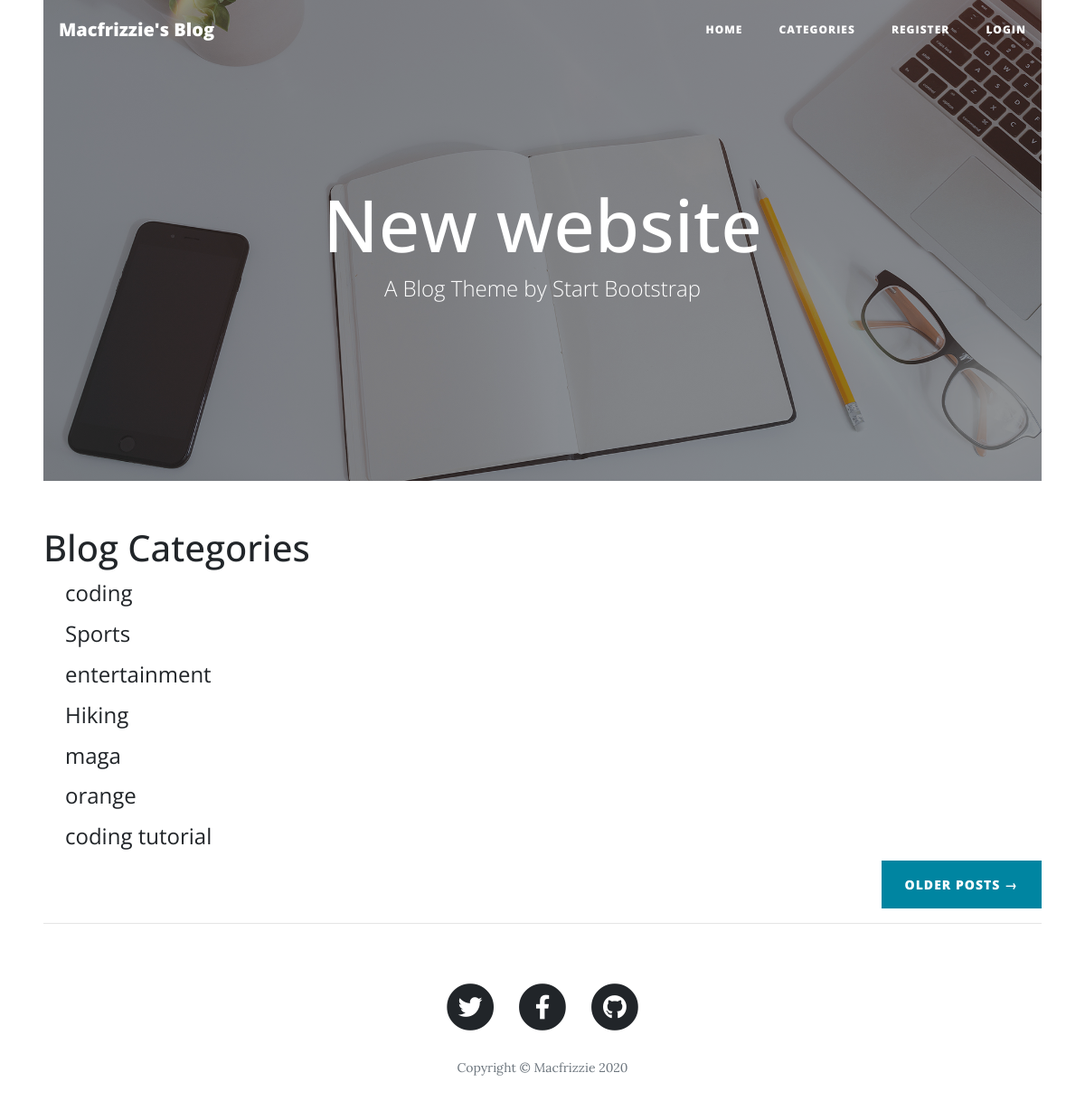
The page /category-list/ on the database its author committed.
### myblog/models.py (models this page shows, shortened)
class Category(models.Model):
  name = models.CharField(max_length=255)
  def __str__(self):
    return self.name

### myblog/views.py (the view)
# urls.py: path('category-list/', CategoryListView, name= 'category-list'),
def CategoryListView(request):
  cat_menu_list = Category.objects.all()
  return render(request, 'category_list.html', {'cat_menu_list':cat_menu_list})

### myblog/templates/category_list.html (shortened to what this page needs)
{% extends 'base.html' %}
{% block content %}
<h1>Blog Categories</h1>
    {% for item in cat_menu_list %}
           <h4> <a class="dropdown-item" href="{% url 'category' item|slugify %}">{{ item }}</a>
            </h4>
    {% endfor %}
{% endblock %}

### static/css/clean-blog.css (style rules this page uses)
body { font-size: 20px; color: #212529; font-family: 'Lora', 'Times New Roman', serif; margin: auto 4%; }
h1, h2, h3, h4, h5, h6 { font-weight: 500; font-family: 'Open Sans', 'Helvetica Neue', Helvetica, Arial, sans-serif; }
a { color: #212529; transition: all 0.2s; }

### rows shown on the page
Category: name "coding"
Category: name "Sports"
Category: name "entertainment"
Category: name "Hiking"
Category: name "maga"
Category: name "orange"
Category: name "coding tutorial"
